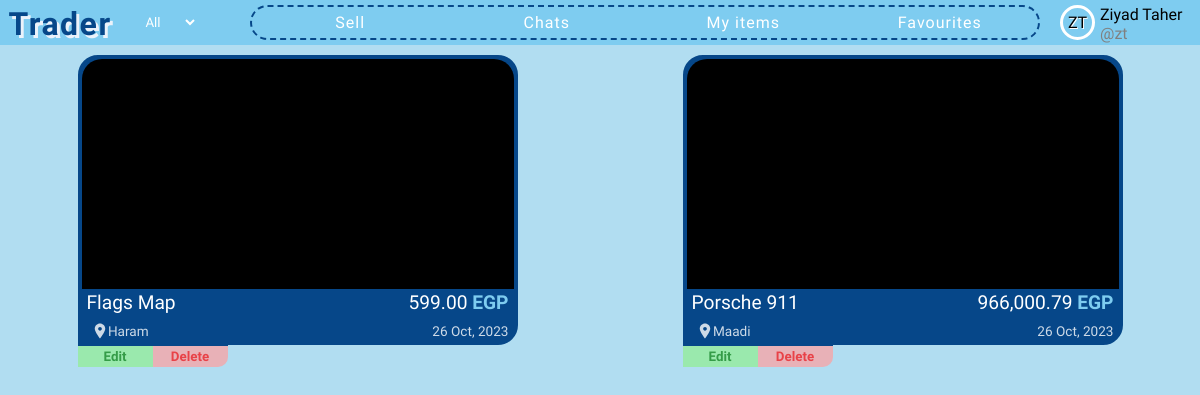
Screenshot of /my-items (signed in) with the database file from the repository.
### app/models.py (models this page shows)
class User(db.Model, UserMixin):
    id = db.Column(db.Integer, primary_key=True)
    firstname = db.Column(db.String(50), nullable=False)
    lastname = db.Column(db.String(50), nullable=False)
    username = db.Column(db.String(30), unique=True, nullable=False)
    email = db.Column(db.String(120), unique=True, nullable=False)
    password = db.Column(db.String(120), nullable=False)
    sent_chat = db.relationship('Chat', backref='sent_by_set', lazy=True, foreign_keys='Chat.sent_by')
    received_chat = db.relationship('Chat', backref='received_by_set', lazy=True, foreign_keys='Chat.received_by')
    items = db.relationship('Item', backref='item_owner', lazy=True)
    contacts = db.relationship('User', secondary=user_contacts,
                               primaryjoin=(user_contacts.c.contact_id == id),
                               secondaryjoin=(user_contacts.c.contacted_id == id),
                               backref=db.backref('contacted_by', lazy='dynamic'),
                               lazy='dynamic')
    favourites = db.relationship('Item', secondary=favourite_items, backref=db.backref('fav_users', lazy='dynamic'))

class Item(db.Model):
    id = db.Column(db.Integer, primary_key=True)
    title = db.Column(db.String(100), nullable=False)
    description = db.Column(db.Text, nullable=False)
    location = db.Column(db.String(100), nullable=False)
    price = db.Column(db.Float, default=0, nullable=False)
    is_sold = db.Column(db.Boolean, default=False)
    created_at = db.Column(db.DateTime)
    owner = db.Column(db.Integer, db.ForeignKey("user.id", ondelete='CASCADE'), nullable=False)
    images = db.relationship('Image', backref='images_set', lazy=True)
    chats = db.relationship('Chat', backref='chats_set', lazy=True)

### app/routes.py (the view)
@app.get("/my-items")
@login_required
def my_items():
    items = Item.query.filter_by(owner=current_user.id).all()
    return render_template('my-items.html', items=items)

### app/__init__.py (called while the page is built)
def price_format(float):
    return '{:,.2f}'.format(float)

### app/routes.py (called while the page is built)
@login_manager.user_loader
def load_user(user_id):
    return User.query.get(int(user_id))

### app/templates/my-items.html
{% extends 'base.html' %}
{% block head %}
    <link rel="stylesheet" href="{{ url_for('static', filename='css/partials/item.css') }}">
{% endblock %}
{% block content %}
    <div class="items-cont seller-items-cont">
        {% for item in items %}
            {% with seller_page=True, all_items_page=True %}
                {% include 'partials/item.html' %}
            {% endwith %}
        {% endfor %}
    </div>
{% endblock %}

### app/templates/partials/user-card.html
<div class="user-logo-cont" style="background-color: #{{ user_color }};">
    <div class="user-logo">{{ current_user.firstname[0]|upper }}{{ current_user.lastname[0]|upper }}</div>
</div>
<div class="first-last-name">{{ current_user.firstname|title }} {{ current_user.lastname|title }}</div>
<span class="username">@{{ current_user.username }}</span>

### app/templates/partials/item.html (shortened to what this page needs)
<div class="single-item-cont location-{% if item.location == '6 October' %}october{% else %}{{ item.location|lower }}{% endif %}" id="item-{{ item.id }}">
    <a class="item" href="{{ url_for('single_item', item_id=item.id) }}">
        <div class="img-cont">
        </div>
        <div class="upper">
            <div class="item-title">{{ item.title }}</div>
            <div class="item-price">{{ price_format(item.price) }} <span class="egp">EGP</span></div>
        </div>
        <div class="lower">
            <div class="item-location">
                <svg
                    width="18px"
                    height="18px"
                    xmlns="http://www.w3.org/2000/svg"
                    viewBox="0 0 24 24"
                    fill="#fff"
                >
                    <path d="M12 2C8.13 2 5 5.13 5 9c0 4.25 7 13 7 13s7-8.75 7-13c0-3.87-3.13-7-7-7zm0 9.5c-1.38 0-2.5-1.12-2.5-2.5s1.12-2.5 2.5-2.5 2.5 1.12 2.5 2.5-1.12 2.5-2.5 2.5z" />
                </svg> {{ item.location }}
            </div>
            <div>{{ date_format(item.created_at) }}</div>
        </div>
    </a>
    {% if seller_page %}
    <div class="seller-page-btns">
        {% if all_items_page %}
        <div class="edit-delete">
            <button class="edit-btn" onclick="window.location.href = `{{ url_for('edit_item', item_id=item.id) }}`">Edit</button>
            <button class="delete-btn" onclick="window.location.href = `{{ url_for('delete_item', item_id=item.id) }}`">Delete</button>
        </div>
        {% endif %}
    </div>
    {% endif %}
</div>

### app/static/css/base.css (style rules this page uses)
* { font-family: 'Varela Round', serif; box-sizing: border-box; margin: 0; padding: 0; font-size: bolder; }
body { background-color: #B1DDF1; color: white; }

### app/static/css/partials/user-card.css (style rules this page uses)
.user-logo-cont { display: flex; justify-content: center; align-items: center; background-color: #7eccf0; width: 35px; height: 35px; border: 3px solid white; border-radius: 50%; text-shadow: 1px 1px white; grid-row: span 2; }
.user-logo { font-family: Amita; }
.username { color: gray; }

### app/static/css/partials/item.css (style rules this page uses)
.items-cont { display: grid; grid-template-columns: repeat(auto-fill, minmax(450px, 1fr)); gap: 10px 10px; padding: 10px 0; }
.single-item-cont { position: relative; width: 440px; margin: auto; transition: transform 0.5s; }
.item { position: relative; display: flex; flex-direction: column; justify-content: space-between; text-decoration: none; color: white; width: 440px; height: 290px; background-color: #064789; border-radius: 20px; border: 4px solid #064789; cursor: pointer; }
.img-cont { border-radius: 20px 20px 0 0; position: relative; background-color: black; overflow: hidden; height: 85%; }
.upper, .lower { display: flex; justify-content: space-between; align-items: baseline; padding: 2px 5px; }
.upper { font-size: 1.2rem; }
span.egp { color: #7eccf0; font-weight: bolder; }
.lower { font-size: 0.85rem; opacity: 0.8; }
.lower svg { position: relative; top: 3.5px; left: 4px; }
.seller-items-cont { gap: 30px 10px; }
.seller-items-cont .item { border-bottom-left-radius: 0; }
.seller-page-btns .edit-delete { position: absolute; bottom: -22px; color: black; display: flex; justify-content: space-evenly; width: 150px; border-bottom-right-radius: 10px; overflow: hidden; border-top: 2px solid #064789; }
.seller-page-btns button { width: 100%; border-style: none; font-weight: bolder; cursor: pointer; opacity: 0.7; }
.seller-page-btns .edit-btn { padding: 3px; border-color: green; color: green; background-color: lightgreen; }
.seller-page-btns .delete-btn { padding: 3px; border-color: red; color: red; background-color: rgb(255, 159, 159); }

### rows the page displays
User: firstname "Z", lastname "T", firstname "Ziyad", lastname "Taher", username "zt"
Item: title "Flags Map", price "599.00", location "Haram", created_at "26 Oct, 2023"
Item: title "Porsche 911", price "966,000.79", location "Maadi", created_at "26 Oct, 2023"
